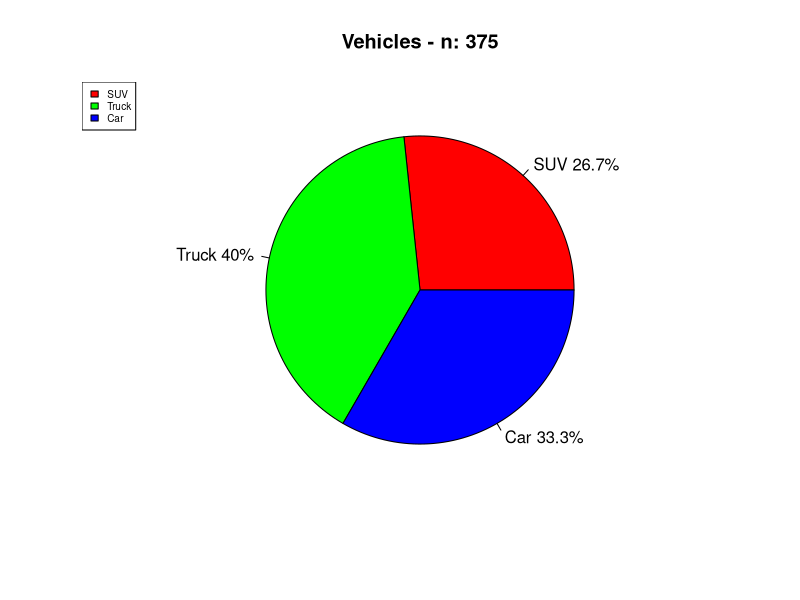
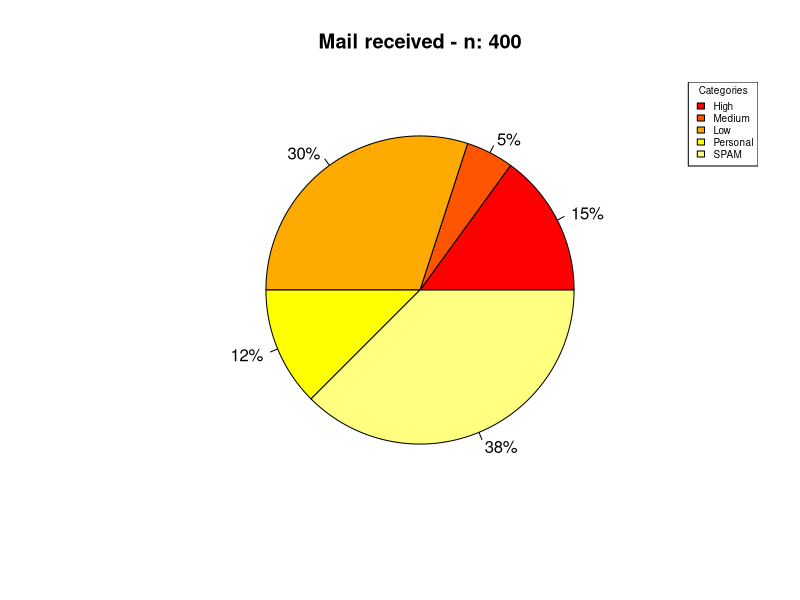
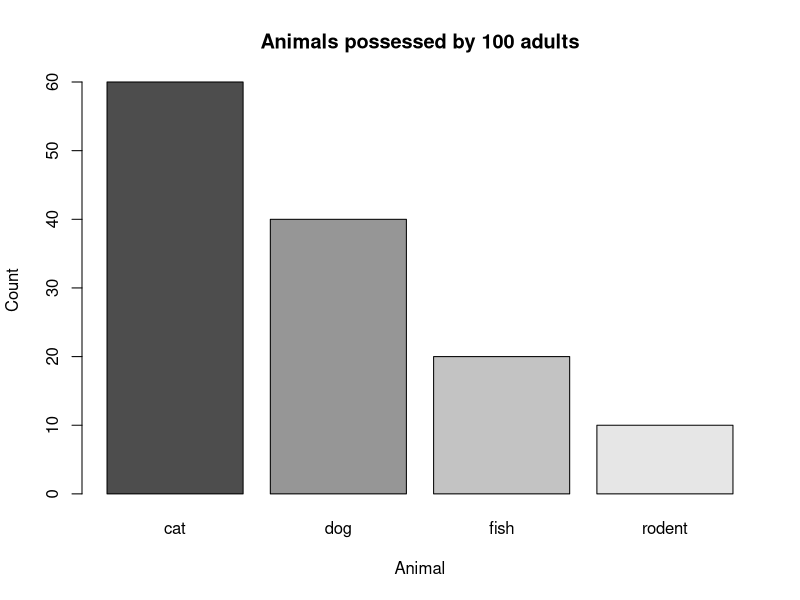
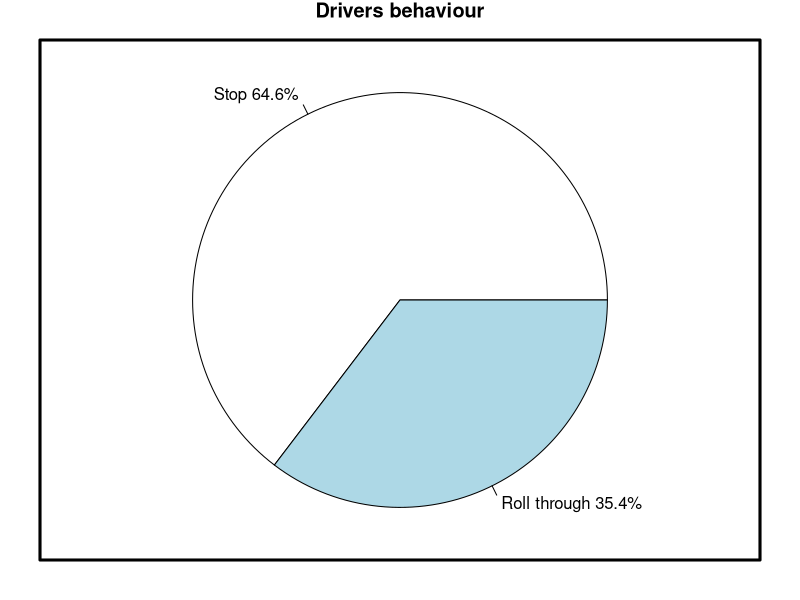
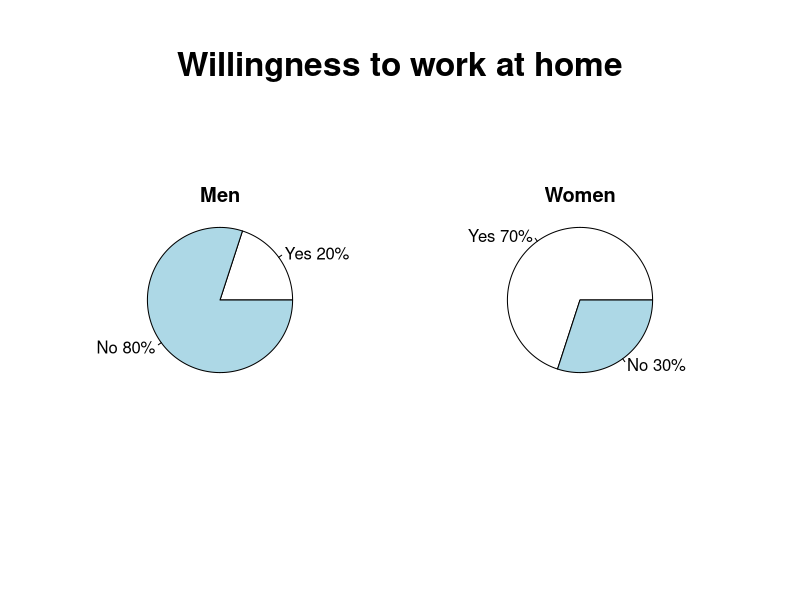
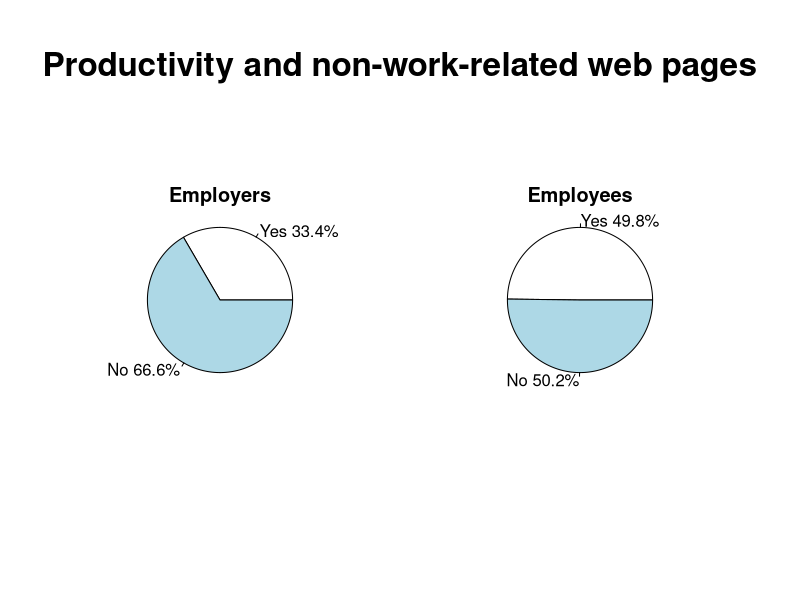
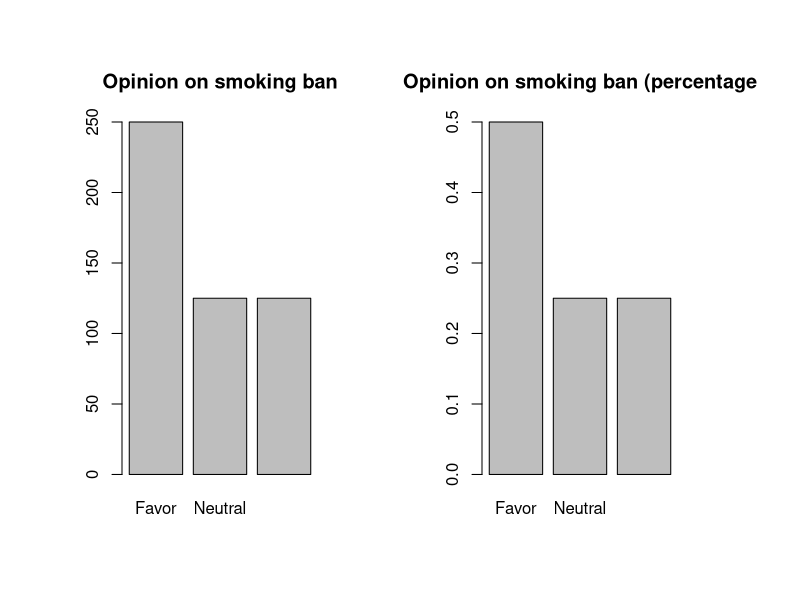
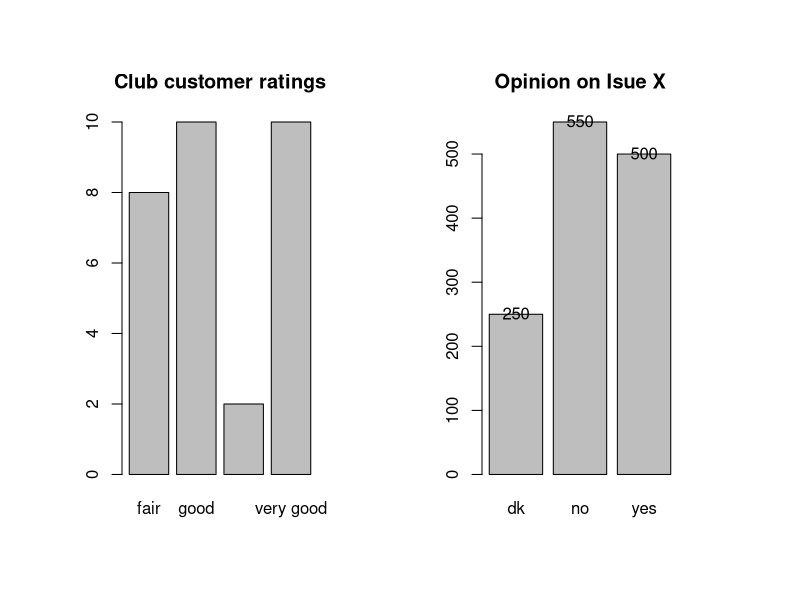

Generate these figures, in order, with R:
## ---- chunk 1
e1 <- data.frame(category = integer(375)) 
e1$category <- rep(c("SUV","Truck","Car"), c(150,125,100))

# Frequency tables
xtabs(e1) 
## ---- chunk 2
round(prop.table(table(e1$category)), digits = 2)
## ---- chunk 3
pie(table(e1), labels = paste(c("SUV ","Truck ","Car "), round(prop.table(table(e1$category))*100, digits = 1), "%", sep = "") , main = "Vehicles - n: 375", col = rainbow(3))
legend("topleft", c("SUV","Truck","Car"), cex = 0.6, fill = rainbow(3))
## ---- chunk 4
e3 <- data.frame(400)
e3 <- rep( c("high", "medium", "low", "personal", "SPAM"), c(60, 120, 20, 50, 150))

# Frequency table
table(e3)
## ---- chunk 5
paste(prop.table(table(e3))*100, "%", sep = "")
## ---- chunk 6
# Does not work with Knitr.
# par(mar=c(5.1, 4.1, 4.1, 8.1), xpd=TRUE)

pie(table(e3), labels = paste(round(prop.table(table(e3))*100), "%", sep = ""), col = heat.colors(5), main = "Mail received - n: 400")

# With Knitr the legend is not visible, while there is no problem with the normal plot output.

#usr <- par("usr")*1.2; rect(usr[1], usr[3], usr[2], usr[4], lwd=2, col=NA)
legend("topright", legend = c("High", "Medium", "Low", "Personal", "SPAM"), fill = heat.colors(5), title = "Categories", cex = 0.6)

## ---- chunk 7
e8 <- data.frame(100)
e8 <- rep(c("dog", "cat", "fish", "rodent"), c(40, 60, 20, 10))
table(e8)
barplot(table(e8), main = "Animals possessed by 100 adults", xlab = "Animal", ylab = "Count", col = gray.colors(4))

## ---- chunk 8
e5 <- data.frame(rep(c("Complete stop", "Rolled through", "Ran the stop sign"), c(64.2, 35.2, 0.6)))
par("mar")
par(mar=c(1,1,1,1))
pie(table(e5), main = "Drivers behaviour", labels = paste(c("Stop ", "Roll through ", "Ran the stop "), round(prop.table(table(e5))*100, 1), "%", sep = ""))
par(oma=c(2,2,2,2), mar=c(4.1, 4.1, 4.1, 4.1), xpd=TRUE) ; box("inner", col="black", lwd=3)
## ---- chunk 9
e6 <- data.frame(gender = rep( c("man", "woman"), each=10))
e6$answer <- ifelse(e6$gender == "man", rep( c("yes", "no"), c(8, 2)), rep( c("yes", "no"), c(3, 7)))
## ---- chunk 10
par(mfrow = c(1, 2))

suppressWarnings(pie(table(e6$answer[e6$gender == "man"]), main = "Men", line = -4, labels = paste(c("Yes ", "No "), round(prop.table(table(e6$answer[e6$gender == "man"]))*100, 1), "%", sep = "")))

suppressWarnings(pie(table(e6$answer[e6$gender == "woman"]), main = "Women", line = -4, labels = paste(c("Yes ", "No "), round(prop.table(table(e6$answer[e6$gender == "woman"]))*100, 1), "%", sep = "")))

suppressWarnings(mtext("Willingness to work at home", side = 3, line = -2, outer = TRUE, cex=2,font=2))
## ---- chunk 11
e8 <- data.frame(employer = rep( c("no", "yes"), c(334, 666)))
e8$employee <- rep( c("no", "yes"), c(498, 502))
## ---- chunk 12
par(mfrow = c(1, 2))

suppressWarnings(pie(table(e8$employer), main = "Employers", line = -4, labels = paste(c("Yes ", "No "), round(prop.table(table(e8$employer))*100, 1), "%", sep = "")))

suppressWarnings(pie(table(e8$employee), main = "Employees", line = -4, labels = paste(c("Yes ", "No "), round(prop.table(table(e8$employee))*100, 1), "%", sep = "")))

suppressWarnings(mtext("Productivity and non-work-related web pages", side = 3, line = -2, outer = TRUE, cex=2,font=2))
## ---- chunk 13
e8 <- data.frame(opinion = rep(c("Favor", "Oppose", "Neutral"), c(250, 125, 125)))
barplot(table(e8), main = "Opinion on smoking ban")
## ---- chunk 14
paste(prop.table(table(e8))*100, "%", sep = "")
## ---- chunk 15
barplot(prop.table(table(e8)), main = "Opinion on smoking ban (percentage")
## ---- chunk 16
e10 <- data.frame(rate = rep(c("very good", "good", "fair", "poor"), c(10, 10, 8, 2)))
barplot(table(e10), main = "Club customer ratings")
paste(round(prop.table(table(e10)), 2)*100, "%", sep = "")

## ---- chunk 17
e11 <- data.frame(opinion = rep(c("yes", "no", "dk"), c(500, 550, 250)))
a1 <- barplot(table(e11), main = "Opinion on Isue X")
text(y= table(e11) + 1, x= a1, labels=as.character(table(e11)), xpd=TRUE)
## ---- chunk 18
paste(round(prop.table(table(e11)), 2)*100, "%", sep = "")
table(e11)
## ---- chunk 19
e12 <- data.frame(answer = rep(c("yes", "no", "dk"), c(100, 90, 80)))
p12.1 <- barplot(table(e12), axes = F, ylim = c(0, 300), main = "Is buying house a priority?")
axis(2, c(0, 50, 100, 150, 200, 250, 300))
## ---- chunk 20
p12.2 <- barplot(table(e12), ylim = c(0, 100), main = "Is buying house a priority?")
## ---- chunk 21
e13 <- data.frame(gender = rep(c("male", "female"), c(330, 670)))
barplot(prop.table(table(e13))*100, ylim = c(0, 100), main = "Gender of customers")
